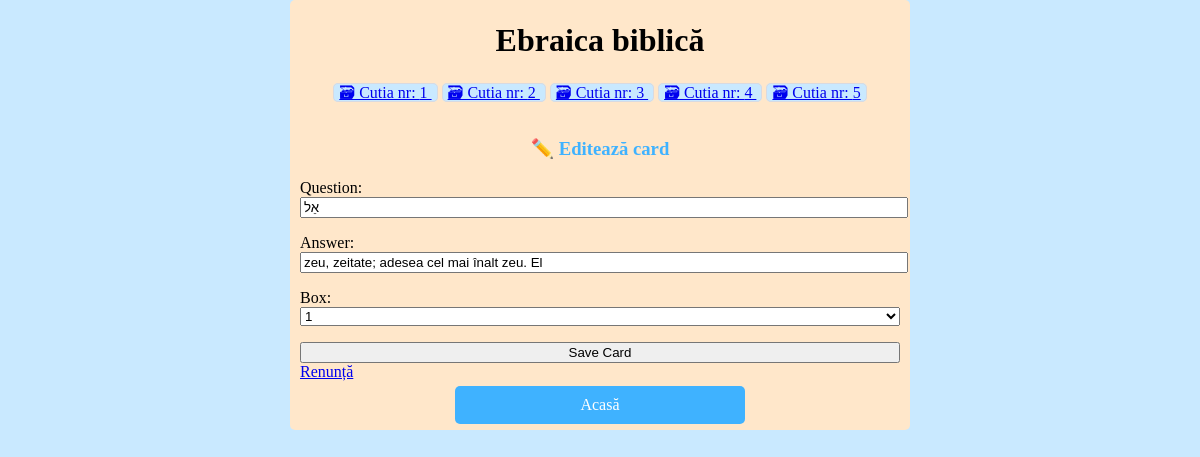
The app's page /cards/edit/1 with its own data.
### cards/models.py (models this page shows, shortened)
class Card(models.Model):
    question = models.CharField(max_length=100)
    answer = models.CharField(max_length=1000)
    box = models.IntegerField(
        choices=zip(BOXES, BOXES),
        default=BOXES[0],
    )
    date_created = models.DateTimeField(auto_now_add=True)
    user = models.ForeignKey(User, on_delete=models.CASCADE, related_name='cards' )

### cards/views.py (the view)
# urls.py: path("edit/<int:pk>", views.CardUpdateView.as_view(), name="card-update"),
class CardUpdateView(CardCreateView, UpdateView):
    success_url = reverse_lazy("card-list")

### cards/templatetags/cards_tags.py (called while the page is built)
@register.inclusion_tag("cards/box_links.html")
def boxes_as_links():
    boxes = []
    for box_num in BOXES:
        card_count = Card.objects.filter(box=box_num).count()
        boxes.append({
            "number": box_num,
            "card_count": card_count,
        })
    return {"boxes": boxes}

### cards/templates/cards/card_form.html (shortened to what this page needs)
{% extends "cards/base.html" %}
{% block content %}
    {% if card %}
        <h3>✏️ Editează card</h3>
    {% else %}
        <h2>✨ Creaza card nou</h2>
    {% endif %}
    <form method="post">
        {{ form.as_p }}
        <input type="submit" value="Save Card">
    </form>
    <a href="{% url 'card-list' %}">
        Renunță
    </a>
{% endblock %}

### static/css/style.css (style rules this page uses)
:root { --accent: #39383b; --accent-bg: white; --bg: #fff; --text: #212121; --text-light: #585858; --border: #d8dae1; --code: #373637; --preformatted: #444; }
body { background-color: #c9e9ff; margin: 0; padding: 0; }
h3 { margin-top: 12px; color: #3fb2ff; text-align: center; }
input, select, textarea { width: 100%; }

### records on screen
Card: question "אֵל", answer "zeu, zeitate; adesea cel mai înalt zeu. El", box "1"

### other values on screen
{{ box.number }} "1" "2" "3" "4" "5"
